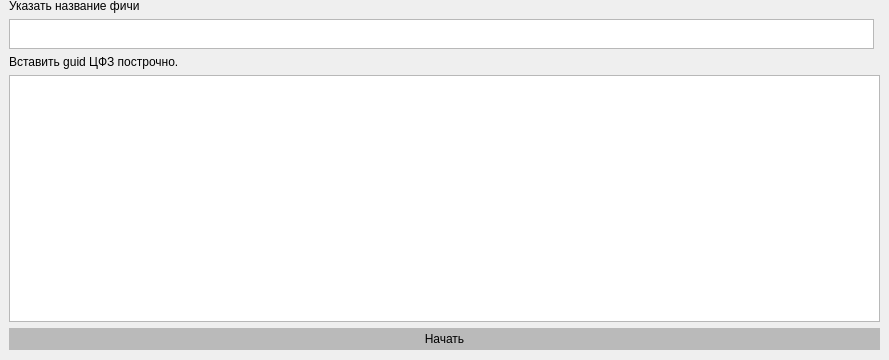
      <widget class="QWidget" name="tab_11">
       <attribute name="title">
        <string>Проверка включения фичи</string>
       </attribute>
       <widget class="QWidget" name="gridLayoutWidget_6">
        <property name="geometry">
         <rect>
          <x>9</x>
          <y>-1</y>
          <width>871</width>
          <height>351</height>
         </rect>
        </property>
        <layout class="QGridLayout" name="gridLayout_12">
         <item row="0" column="0">
          <widget class="QLabel" name="label_56">
           <property name="text">
            <string>Указать название фичи</string>
           </property>
          </widget>
         </item>
         <item row="2" column="0" colspan="2">
          <widget class="QLabel" name="label_57">
           <property name="text">
            <string>Вставить guid ЦФЗ построчно.</string>
           </property>
          </widget>
         </item>
         <item row="4" column="0" colspan="2">
          <widget class="QPushButton" name="start_11">
           <property name="styleSheet">
            <string notr="true">background-color: rgb(186, 186, 186);
border: 4px solid rgb(186, 186, 186);</string>
           </property>
           <property name="text">
            <string>Начать</string>
           </property>
          </widget>
         </item>
         <item row="3" column="0" colspan="2">
          <widget class="QPlainTextEdit" name="plainTextEdit_5"/>
         </item>
         <item row="1" column="0">
          <widget class="QPlainTextEdit" name="plainTextEdit_4">
           <property name="minimumSize">
            <size>
             <width>0</width>
             <height>20</height>
            </size>
           </property>
           <property name="maximumSize">
            <size>
             <width>16777215</width>
             <height>30</height>
            </size>
           </property>
          </widget>
         </item>
        </layout>
       </widget>
      </widget>
